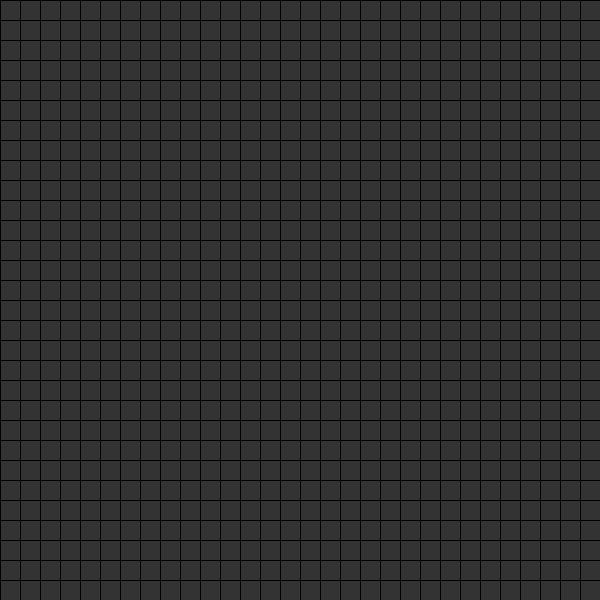
Frame 1 (no input)
Frame 60 (the mouse pressed at the canvas centre just before this capture): identical to frame 1, image omitted
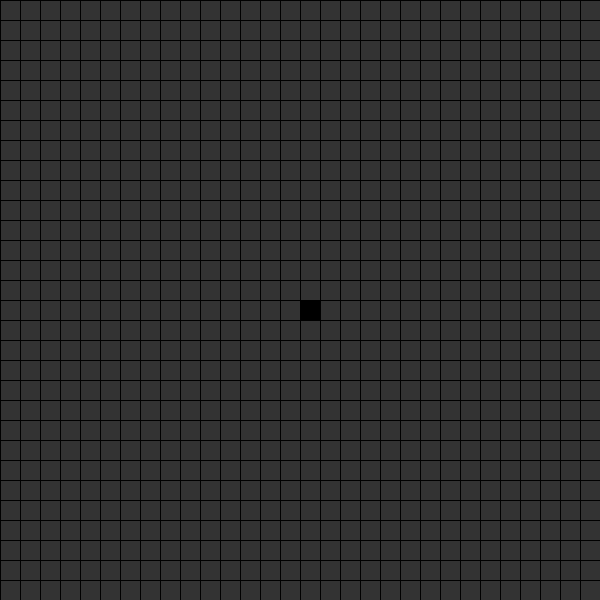
Frame 120 (the mouse held since frame 60 and released just before this capture)

The Processing sketch that drew these frames (run headless with seeded random() and noise(); from frame 60 on, the mouse is pressed at the canvas centre):

// Processing sketch: DisegnoSuMatrice
// ── DisegnoSuMatrice.pde
Griglia g;

public void setup() {
  size(600, 600);
  g = new Griglia(width, height, 30, 30);
}

public void draw() {
  background(51);
  g.draw();
}

public void mousePressed() {
  g.premuto(mouseX, mouseY);
}

// ── Griglia.pde
class Griglia {
  private float altezza, larghezza;
  private int righe, colonne;
  
  private ListaQuadretti lQuadretti;
  
  public Griglia(float altezza, float larghezza, int righe, int colonne) {
    this.altezza=altezza;
    this.larghezza=larghezza;
    this.righe=righe;
    this.colonne=colonne;
    
    this.lQuadretti = new ListaQuadretti(this);
  }
  
  public float larghezzaQuadretto() {
    return larghezza / colonne;
  }

  public float altezzaQuadretto() {
    return altezza / righe;
  }  
  
  public void draw() {
    float lq = larghezzaQuadretto();
    float hq = altezzaQuadretto();
    
    // disegna griglia
    for(int i=0; i<=righe; i++) {
      line(0, hq*i, larghezza, hq*i);
    }
    for(int i=0; i<=colonne; i++) {
      line(lq*i, 0, hq*i, altezza);
    }
    
    lQuadretti.disegna();
  }
  
  public void disegnaQuadretto(Quadretto q) {
    float hq = this.altezzaQuadretto();
    float lq = this.larghezzaQuadretto();
    
    fill(#000000);
    rect(q.getC() * lq, q.getR() * hq, lq, hq);    
  }
  
  public void premuto(float x, float y) {
    int r = int(y * this.getRighe() / this.getAltezza()); 
    int c = int(x * this.getColonne() / this.getLarghezza());
    
    Quadretto q = new Quadretto(r, c);
    
    lQuadretti.gestioneQuadretto(q);
  }
  
  public float getLarghezza() {
    return larghezza;
  }

  public float getAltezza() {
    return altezza;
  }
  
  public int getColonne() {
    return colonne;
  }
  
  public int getRighe() {
    return righe;
  }
}

// ── ListaQuadretti.pde
class ListaQuadretti {
  private Quadretto[] quadretti;
  private Griglia griglia;
  private int quanti;
 
  public ListaQuadretti(Griglia griglia) {
    this.griglia = griglia;
    this.quanti = 0;
    
    quadretti = new Quadretto[griglia.getColonne() * griglia.getRighe()];
  }
  
  public void disegna() {
    for (int a = 0; a < quanti; a++) {
      griglia.disegnaQuadretto(quadretti[a]); 
    }
  }
  
  public void gestioneQuadretto(Quadretto q) {
    if (q == null) {
      return; 
    }
    
    int pos = this.ricercaQuadretto(q);
    
    if (pos == -1) {
      System.out.println("Aggiunto " + q);
      quadretti[quanti++] = q;
    } 
    else {
      System.out.println("Rimosso " + q);
      this.rimuoviQuadretto(pos);
    }
  }
  
  public int ricercaQuadretto(Quadretto q) {
    int cont = 0;
    int pos = -1;
    
    while (cont < quanti && pos == -1) {
      if (quadretti[cont].equals(q)) {
        pos = cont; 
      }
      
      cont++; 
    }
    
    return pos;
  }
  
  public void rimuoviQuadretto(int pos) {
    for (int a = pos; a < quanti - 1; a++) {
      quadretti[a] = quadretti[a + 1];
    }
    quanti--;
  }
  
}

// ── Quadretto.pde
class Quadretto {
  private int r;
  private int c;
  
  public Quadretto(int r, int c) {
    this.r = r;
    this.c = c;
  }
  
  public boolean equals(Quadretto q) {
    return this.r == q.getR() && this.c == q.getC();  
  }
  
  public int getR() {
    return r;
  }

  public int getC() {
    return c;
  }
  
  String toString() {
    return "r = " + r + " c = " + c;  
  }
}
